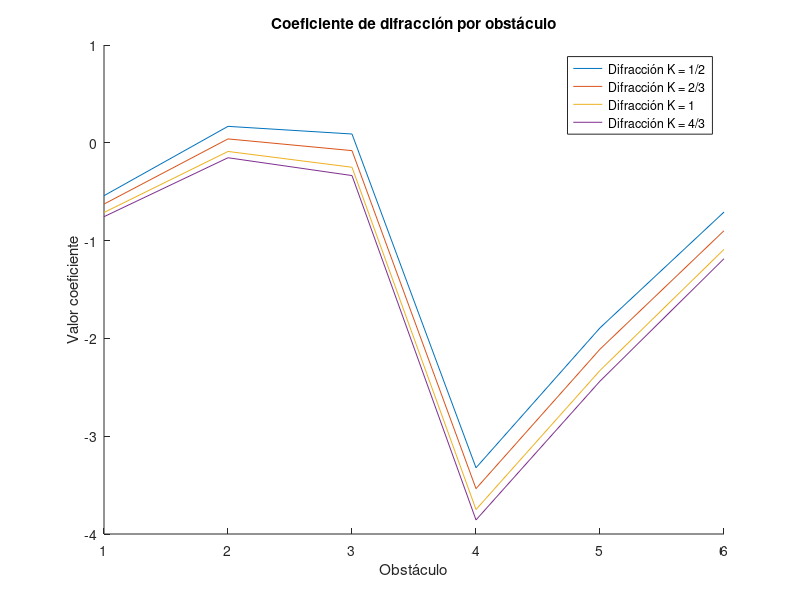

This chart was generated by the following MATLAB code:
clear;close all;clc;

f      = 2.3e9;
c      = 3e8;
lambda = c/f;

% Alturas, distancia y radio en metros

d  = 20.09e3; %en Km
R0 = 6370e3;

e  = [796 800 803 799 735 760 788 805];
a  = [10 0 0 0 0 0 0 8];
d1 = [0 0.806e3 1.910e3 3.721e3 7.831e3 10.955e3 14.965e3 d];
d2 = d - d1;


K           = [0.5, 2/3 ,1, 4/3];
Re          = R0*K;
altura_rayo = ((e(end)+a(end)-e(1)-a(1))/d)*d1 + e(1)+a(1);
R1          = sqrt(lambda*d1.*d2/d); 

%Repito el código de Diego pero "K" es un vector, y por tanto "Re" tambien.

% -----------------------------------------------------------------------
% Esta parte elimina el primer y último elemento de los arrays, ya que se 
% corresponde con los valores de las torres y se obtienen valores que no se usan.
d1(:,1)   =[];
d1(:,end) =[];
e(:,1)    =[];
e(:,end)  =[];
R1(:,1)   =[];
R1(:,end) =[];
altura_rayo(:,1)   = [];
altura_rayo(:,end) = [];
% -----------------------------------------------------------------------
d2=d-d1;

numero_iteraciones    = size(Re);
columnas              = size(d1);
flecha_iterada        = zeros(numero_iteraciones(2),columnas(2));
despejamiento_iterado = zeros(numero_iteraciones(2),columnas(2));
uve_iterado           = zeros(numero_iteraciones(2),columnas(2));
Ldif_iterado          = zeros(numero_iteraciones(2),columnas(2));

figure(1);title("Coeficiente de difracción por obstáculo");
for iteracion=1:numero_iteraciones(2)    
    
    flecha_iterada(iteracion,:)        = (d1.*d2)/(2*Re(iteracion));
    
    despejamiento_iterado(iteracion,:) =  e + flecha_iterada(iteracion,:) - altura_rayo;
    
    uve_iterado(iteracion,:)           = sqrt(2)*despejamiento_iterado(iteracion,:)./R1

    Ldif_iterado(iteracion,:)          =  6.9 + 20*log10(sqrt((uve_iterado(iteracion,:)-0.1).^2 +1) + uve_iterado(iteracion,:)-0.1);
        
    hold on
    plot(uve_iterado(iteracion,:))
    xticks(1:6);
    hold off
    
end
ylabel("Valor coeficiente");xlabel("Obstáculo");
legend("Difracción K = 1/2","Difracción K = 2/3","Difracción K = 1","Difracción K = 4/3");

% ********

%SUBVANO IZQ---------

Distancia_IZQ =1910;
D1_IZQ = 806;
D2_IZQ = Distancia_IZQ - D1_IZQ;
e_IZQ            = 800;

h2_IZQ = 803;
h1_IZQ = 796+10;

AlturaRayo_IZQ   = ((h2_IZQ-h1_IZQ)/Distancia_IZQ)*D1_IZQ + h1_IZQ;

for(iteracion=1:4)
    Flecha_IZQ(iteracion)  = (D1_IZQ*D2_IZQ)/(2*K(iteracion)*R0);
    Despejamiento_IZQ(iteracion)      = Flecha_IZQ(iteracion) + e_IZQ-AlturaRayo_IZQ;
end

Rfresnell_IZQ     = sqrt((lambda*D1_IZQ*D2_IZQ)/(D1_IZQ+D2_IZQ));

Difracc_IZQ       = sqrt(2)*(Despejamiento_IZQ/Rfresnell_IZQ)

% for(iteracion=1:4)
%  Ldif_iterado(iteracion)         =  6.9 + 20*log10(sqrt((Difracc_O1(iteracion)-0.1).^2 +1) + Difracc_O1(iteracion)-0.1);
% end

% ********


%SUBVANO DRCH---------

Distancia_DRCH =18180;
D1_DRCH = 1811;
D2_DRCH= Distancia_DRCH - D1_DRCH;
e_DRCH            = 799;

h2_DRCH = 805+8;
h1_DRCH = 803;

AlturaRayo_DRCH   = ((h2_DRCH-h1_DRCH)/Distancia_DRCH)*D1_DRCH + h1_DRCH;

for(iteracion=1:4)
    Flecha_DRCH(iteracion)  = (D1_DRCH*D2_DRCH)/(2*K(iteracion)*R0);
    Despejamiento_DRCH(iteracion)      = Flecha_DRCH(iteracion) + e_DRCH-AlturaRayo_DRCH;
end

Rfresnell_DRCH     = sqrt((lambda*D1_DRCH*D2_DRCH)/(D1_DRCH+D2_DRCH));

Difracc_DRCH       = sqrt(2)*(Despejamiento_DRCH/Rfresnell_DRCH)

% for(iteracion=1:4)
%  Ldif_iterado(iteracion)         =  6.9 + 20*log10(sqrt((Difracc_O1(iteracion)-0.1).^2 +1) + Difracc_O1(iteracion)-0.1);
% end

% ********
